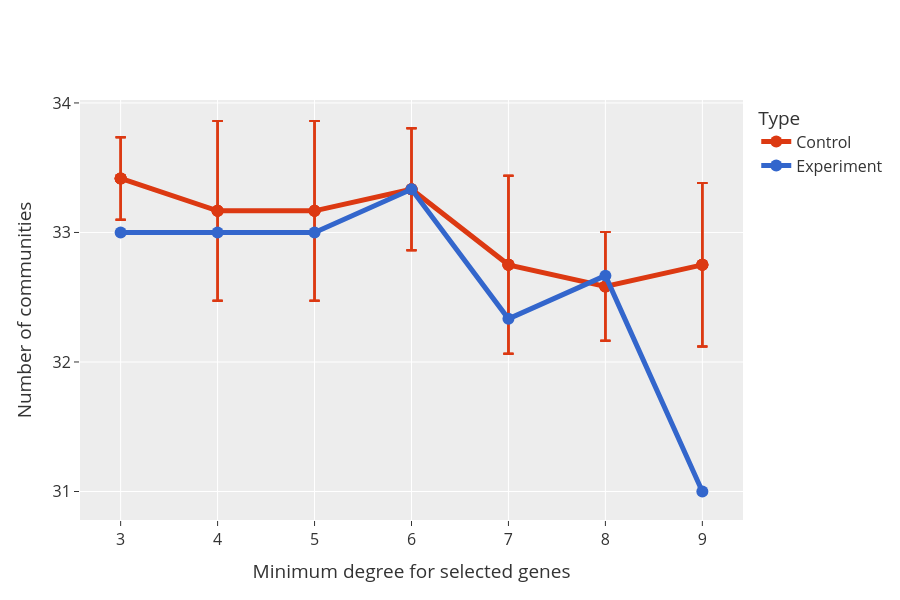

This figure's notebook cell:
### Markdown cell above
## Comparing the community sizes and the degree of TFs

### Leiden

### Code cell
# A more polished figure
leid_fig = px.line(
    top_comb_leiden,
    x="TF",
    y="ModNum_mean",
    error_y="ModNum_std",
    markers=True,
    color="Type",
    height=600,
    title="Community sizes for the best top Leiden Run.",
    color_discrete_map=color_map,
)
leid_fig.update_layout(
    # legend=dict(
    #     orientation="h",
    #     title="Leiden",
    #     bgcolor="rgba(0,0,0,0)",
    #     font=dict(size=16, color="#003366"),
    # ),
    title="",
    xaxis=dict(
        tickfont=dict(size=16),
        title="Minimum degree for selected genes",
    ),
    yaxis=dict(
        tickfont=dict(size=16),
        tickmode="linear",
        title="Number of communities",
    ),
    font=dict(size=16),
)
leid_fig.update_traces(line_width=5, marker_size=12, error_y=dict(width=5))
leid_fig.show()

### Figure 1 — Plotly figure (JSON) as saved in the notebook; plotly's stock layout.template omitted (floating-point values rounded to 4 significant figures)
{"data": [{"error_y": {"array": [0.3191, 0.3191, 0.3191, 0.3191, 0.6939, 0.6939, 0.6939, 0.6939, 0.6939, 0.6939, 0.6939, 0.6939, 0.4714, 0.4714, 0.4714, 0.4714, 0.6872, 0.6872, 0.6872, 0.6872, 0.4194, 0.4194, 0.4194, 0.4194, 0.631, 0.631, 0.631, 0.631], "width": 5}, "hovertemplate": "Type=Control<br>TF=%{x}<br>ModNum_mean=%{y}<extra></extra>", "legendgroup": "Control", "line": {"color": "#DC3912", "dash": "solid", "width": 5}, "marker": {"size": 12, "symbol": "circle"}, "mode": "lines+markers", "name": "Control", "orientation": "v", "showlegend": true, "type": "scatter", "x": ["3", "3", "3", "3", "4", "4", "4", "4", "5", "5", "5", "5", "6", "6", "6", "6", "7", "7", "7", "7", "8", "8", "8", "8", "9", "9", "9", "9"], "xaxis": "x", "y": [33.42, 33.42, 33.42, 33.42, 33.17, 33.17, 33.17, 33.17, 33.17, 33.17, 33.17, 33.17, 33.33, 33.33, 33.33, 33.33, 32.75, 32.75, 32.75, 32.75, 32.58, 32.58, 32.58, 32.58, 32.75, 32.75, 32.75, 32.75], "yaxis": "y"}, {"error_y": {"array": [null, null, null, null, null, null, null], "width": 5}, "hovertemplate": "Type=Experiment<br>TF=%{x}<br>ModNum_mean=%{y}<extra></extra>", "legendgroup": "Experiment", "line": {"color": "#3366CC", "dash": "solid", "width": 5}, "marker": {"size": 12, "symbol": "circle"}, "mode": "lines+markers", "name": "Experiment", "orientation": "v", "showlegend": true, "type": "scatter", "x": ["3", "4", "5", "6", "7", "8", "9"], "xaxis": "x", "y": [33, 33, 33, 33.33, 32.33, 32.67, 31], "yaxis": "y"}], "layout": {"font": {"size": 16}, "height": 600, "legend": {"title": {"text": "Type"}, "tracegroupgap": 0}, "title": {"text": ""}, "xaxis": {"anchor": "y", "domain": [0, 1], "tickfont": {"size": 16}, "title": {"text": "Minimum degree for selected genes"}}, "yaxis": {"anchor": "x", "domain": [0, 1], "tickfont": {"size": 16}, "tickmode": "linear", "title": {"text": "Number of communities"}}}}
